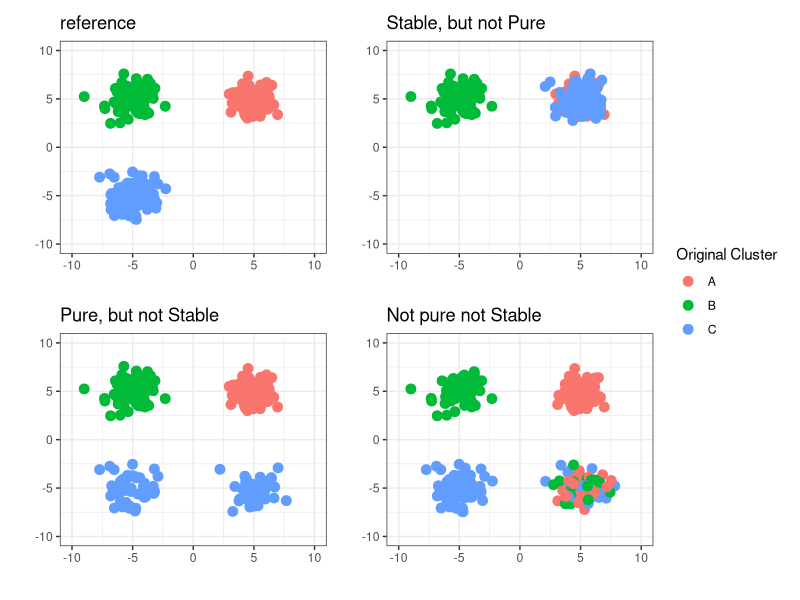
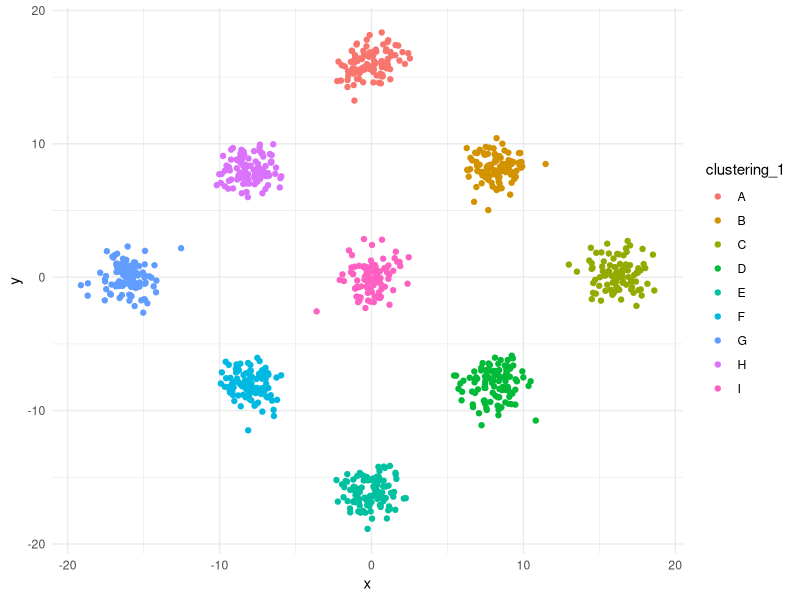

Generate these figures, in order, with R:
## ---- chunk 1
library(tidyverse)
library(patchwork)
n =100
df <- bind_rows(
    tibble(x= rnorm(n, 5), y=rnorm(n, 5), clustering_1 = 'A'),
    tibble(x= rnorm(n, -5), y=rnorm(n, 5), clustering_1 = 'B'),
    tibble(x= rnorm(n, -5), y=rnorm(n, -5), clustering_1 = 'C')

)

main_clu <- ggplot(df) + 
    geom_point(aes(x=x, y=y, color=clustering_1), size = 3) + 
    xlab('')+
    ylab('')+
    ggtitle('reference')+
    theme_minimal()

merge_df <- df
merge_df[merge_df$clustering_1 == 'C',]$x <- rnorm(n, 5)
merge_df[merge_df$clustering_1 == 'C',]$y <- rnorm(n, 5)

merge_clu <- ggplot(merge_df) + 
    geom_point(aes(x=x, y=y, color=clustering_1), size = 3) + 
    xlab('')+
    ylab('')+
    ggtitle('Stable, but not Pure')+
    theme_minimal()


split_df <- df 
split_df$x[251:300] <- rnorm(50, 5)
split_df$y[251:300] <- rnorm(50, -5)
split_df$clustering_2A <- c(rep('1', 100),rep('2', 100), rep('3', 50), rep('4', 50) )
split_clu <- ggplot(split_df) + 
    geom_point(aes(x=x, y=y, color=clustering_1), size = 3) + 
    xlab('')+
    ylab('')+
    ggtitle('Pure, but not Stable')+
    theme_minimal()


prom_df <-df[c(1:74, 100:174,200:275),  ] %>% 
    mutate(clustering_2B =c(rep('1', 75),rep('2', 75), rep('3', 75) ) )
prom_df <- bind_rows(prom_df, 
                     tibble(x=rnorm(75, 5), y= rnorm(75, -5),
                     clustering_1 = sample(c('A','B','C'), 75,  replace = T), clustering_2B = '4' )
                    )
prom_clu <- ggplot(prom_df) + 
    geom_point(aes(x=x, y=y, color=clustering_1), size = 3) + 
    xlab('')+
    ylab('')+
    ggtitle('Not pure not Stable')+
    theme_minimal()




(main_clu + merge_clu) / ( split_clu | prom_clu) +plot_layout(guides='collect', ) & theme_bw() & 
    #geom_vline(xintercept = 0)& geom_hline(yintercept = 0) & 
    xlim(c(-10, 10)) & ylim(c(-10,10))  & guides(color = guide_legend(title = 'Original Cluster'))


## ---- chunk 2
n=100
r=16
example_df <- bind_rows(
    tibble(x= rnorm(n, 0), y=rnorm(n, r), clustering_1 = 'A'),
    tibble(x= rnorm(n, r/2), y=rnorm(n, r/2), clustering_1 = 'B'),
    tibble(x= rnorm(n, r), y=rnorm(n, 0), clustering_1 = 'C'),
    tibble(x= rnorm(n, r/2), y=rnorm(n, -r/2), clustering_1 = 'D'),
    tibble(x= rnorm(n, 0), y=rnorm(n, -r), clustering_1 = 'E'),
    tibble(x= rnorm(n, -r/2), y=rnorm(n, -r/2), clustering_1 = 'F'),
    tibble(x= rnorm(n, -r), y=rnorm(n, 0), clustering_1 = 'G'),
    tibble(x= rnorm(n, -r/2), y=rnorm(n, r/2), clustering_1 = 'H'),
    tibble(x= rnorm(n, 0), y=rnorm(n, 0), clustering_1 = 'I')
)


ggplot(example_df) + 
    geom_point(aes(x=x, y=y, color = clustering_1)) +
    theme_minimal()

